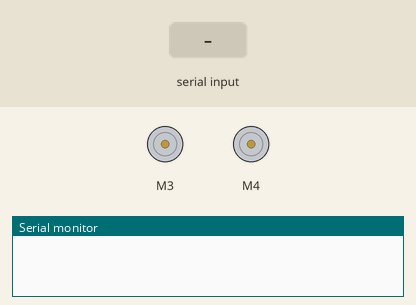
Simulated run of this sketch. Board: Arduino Uno, built with avr-gcc and run on an emulated ATmega328P. On the bench: 2 × DC motor (green arrow = forward, orange = backward, longer = faster), the last lines printed to the serial monitor. Inputs (shaded band) come from the test bench.

Above: at 1.2 s.
1.3 s: "s" received over the second serial link
At 1.9 s:
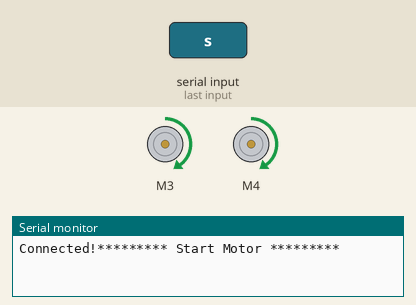
2.8 s: "u" received over the second serial link
At 4.0 s:
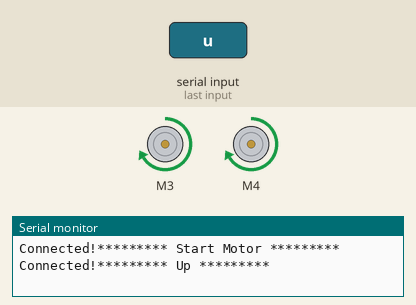
4.3 s: "d" received over the second serial link
At 5.4 s:
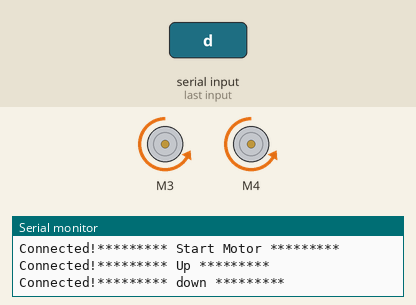
5.8 s: "l" received over the second serial link
At 6.5 s:
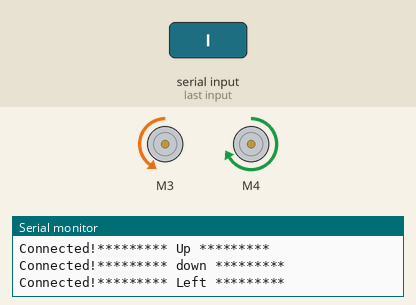
7.3 s: "r" received over the second serial link
At 7.6 s:
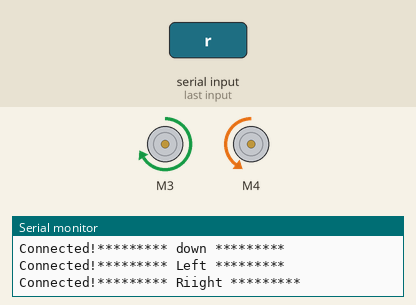
Timing chart, 0 to 9.8 s (numbered marks = the images above; inputs shaded):
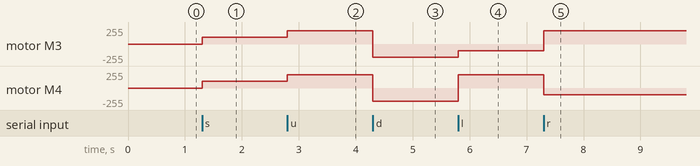

The sketch:

Car_Control_No_Sensor.ino
```cpp
#include "SoftwareSerial.h"
#include <AFMotor.h>

#define BT_RXD A0
#define BT_TXD A1
AF_DCMotor motor_L(3);
AF_DCMotor motor_R(4);
const int max_speed = 200;
const int min_speed = 100;


SoftwareSerial Bluetooth(BT_RXD, BT_TXD);
void setup()
{
  Serial.begin(9600);
  Bluetooth.begin(9600);
}
void loop()
{
  byte byte_count=Bluetooth.available();
  if(byte_count)
  {
    Serial.print("Connected!");
    char inData = Bluetooth.read();
    if (String(inData)== "s")
    {
      Serial.println("********* Start Motor *********");
      motor_L.run(FORWARD);motor_R.run(FORWARD);
      motor_L.setSpeed(min_speed);motor_R.setSpeed(min_speed);
      delay(100);
    }
    else if (String(inData)== "u")
     {Serial.println("********* Up *********");
      motor_L.run(FORWARD);motor_R.run(FORWARD);
      motor_L.setSpeed(max_speed);motor_R.setSpeed(max_speed);
      delay(100);
     }
    else if (String(inData)== "d")
     {Serial.println("********* down *********");
      motor_L.run(BACKWARD);motor_R.run(BACKWARD);
      motor_L.setSpeed(max_speed);motor_R.setSpeed(max_speed);
      delay(100);
     }
    else if (String(inData)== "l")
     {Serial.println("********* Left *********");
      motor_L.run(BACKWARD);motor_R.run(FORWARD);
      motor_L.setSpeed(min_speed);motor_R.setSpeed(max_speed);
      delay(100);
     }
    else if (String(inData)== "r")
     {Serial.println("********* Riight *********");
      motor_L.run(FORWARD);motor_R.run(BACKWARD);
      motor_L.setSpeed(max_speed);motor_R.setSpeed(min_speed);
      delay(100);
     }
    else {Serial.println("********* Stop *********");
      motor_L.run(RELEASE);motor_R.run(RELEASE);
      delay(100);
    }
}
}
```

Measured:
- after the input at 1.3 s, motor M3, motor M4: stopped → forward 100/255 at once
- after the input at 2.8 s, motor M3, motor M4: forward 100/255 → forward 200/255 at once
- after the input at 4.3 s, motor M3, motor M4: forward 200/255 → backward 200/255 at once
- after the input at 5.8 s, motor M3: backward 200/255 → backward 100/255 at once; motor M4: backward 200/255 → forward 200/255 at once
- after the input at 7.3 s, motor M3: backward 100/255 → forward 200/255 at once; motor M4: forward 200/255 → backward 100/255 at once
